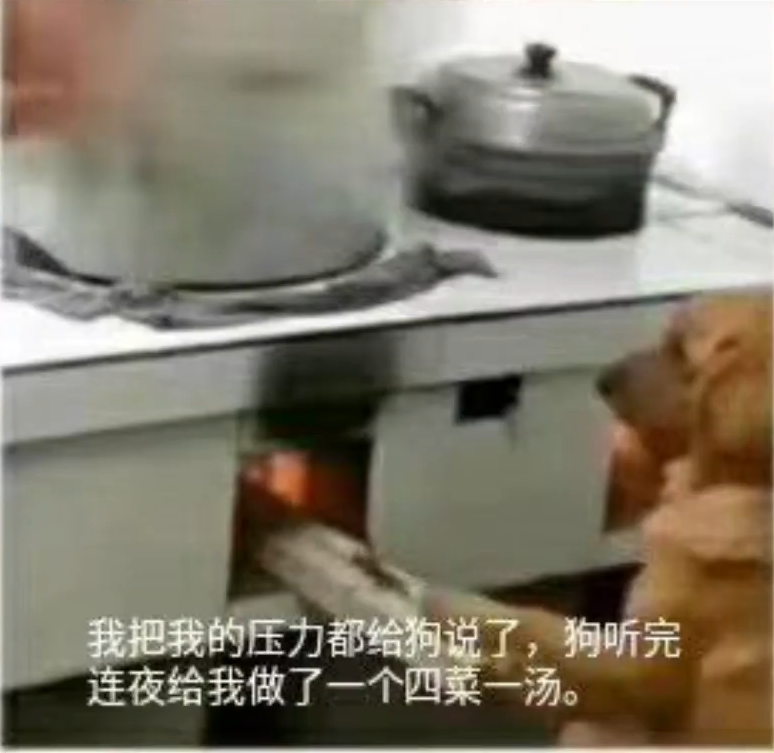
#> input picture img/dog.png, 774 x 753 px
$ python '1_图像缩放.py'
#> lines starting #> are read from the running program, lines starting #| are printed output that depends on the picture
import cv2 as cv
import matplotlib.pyplot as plt
import numpy as np

# 缩放是对图像的大小进行调整，即使图像放大或缩小。
# resize(src, dsize, dst=None, fx=None, fy=None, interpolation=None)
# src : 输入图像
# dsize: 绝对尺寸，直接指定调整后图像的大小
# fx,fy: 相对尺寸，将dsize设置为None，然后将fx和fy设置为比例因子即可

img = cv.imread("../../img/dog.png")
#> img is the input picture: shape (753, 774, 3); mean B, G, R 107.8, 123.4, 130.5
plt.imshow(img[:,:,::-1])
plt.show()

row, col = img.shape[0:2]
#> row = 753; col = 774
print(row, col)
#| 753 774
# 绝对尺寸
res = cv.resize(img, (2*row, 2*col))
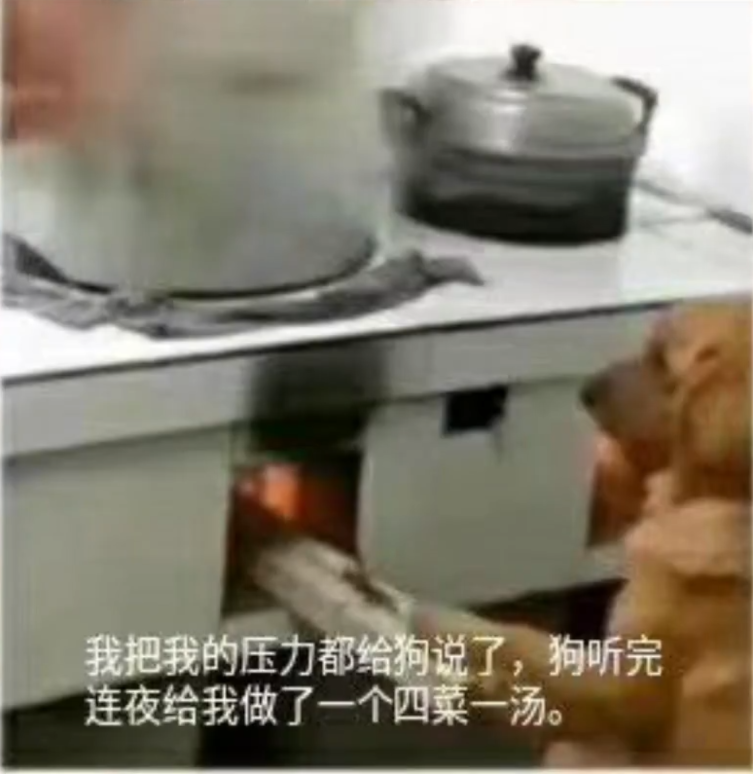
#> res: shape (1548, 1506, 3) (shown at 1/2 size); mean B, G, R 107.7, 123.3, 130.4

plt.imshow(res[:,:,::-1])
plt.show()

# 相对尺寸
res = cv.resize(img,None, fx=0.5, fy=0.6)
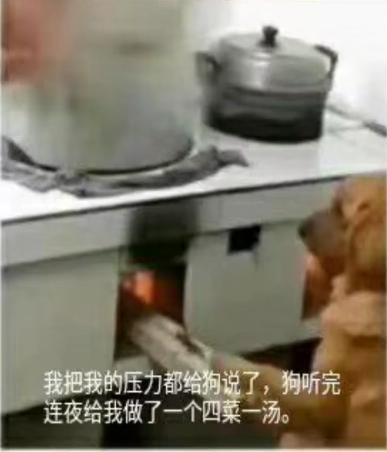
#> res: shape (452, 387, 3); mean B, G, R 107.8, 123.4, 130.5
plt.imshow(res[:,:,::-1])
plt.show()
